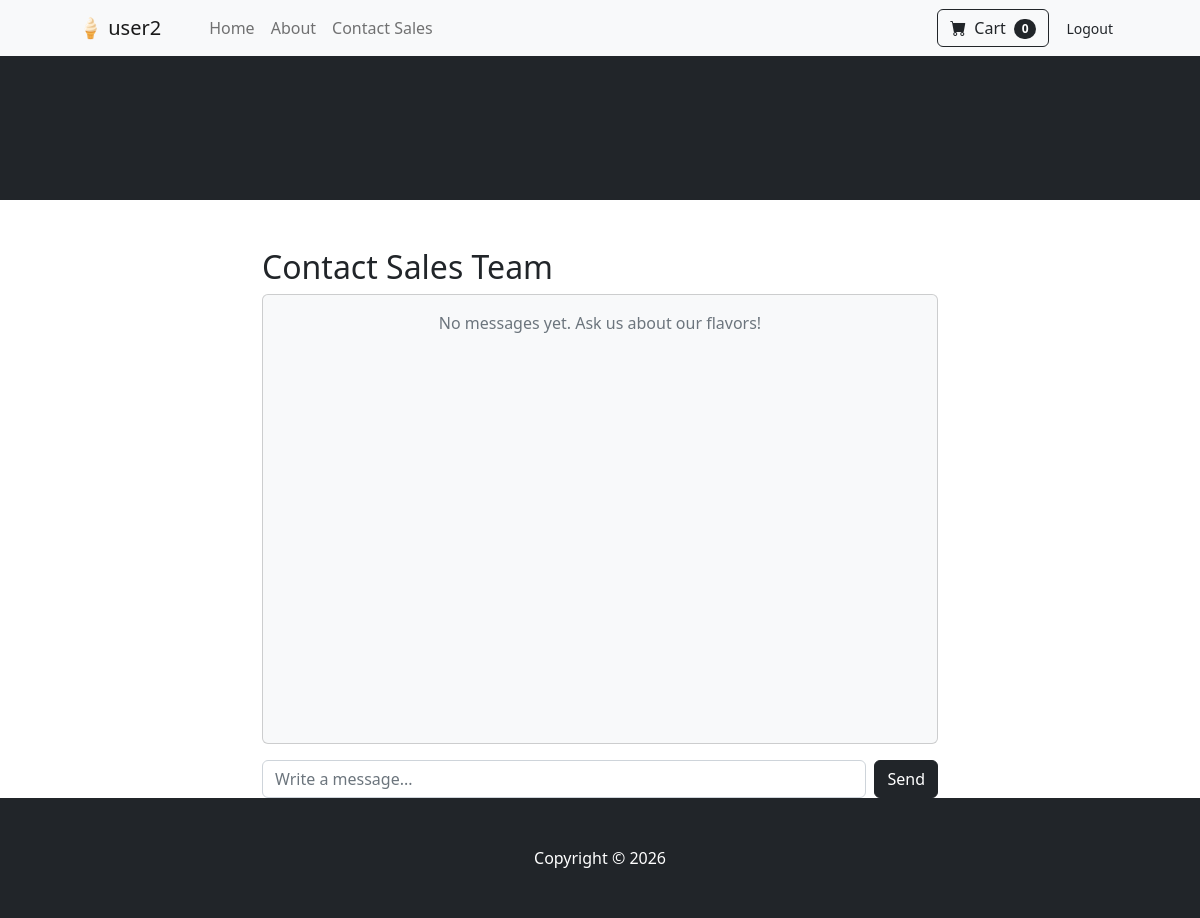
The app's page /shop/contact/ (signed in), older data.
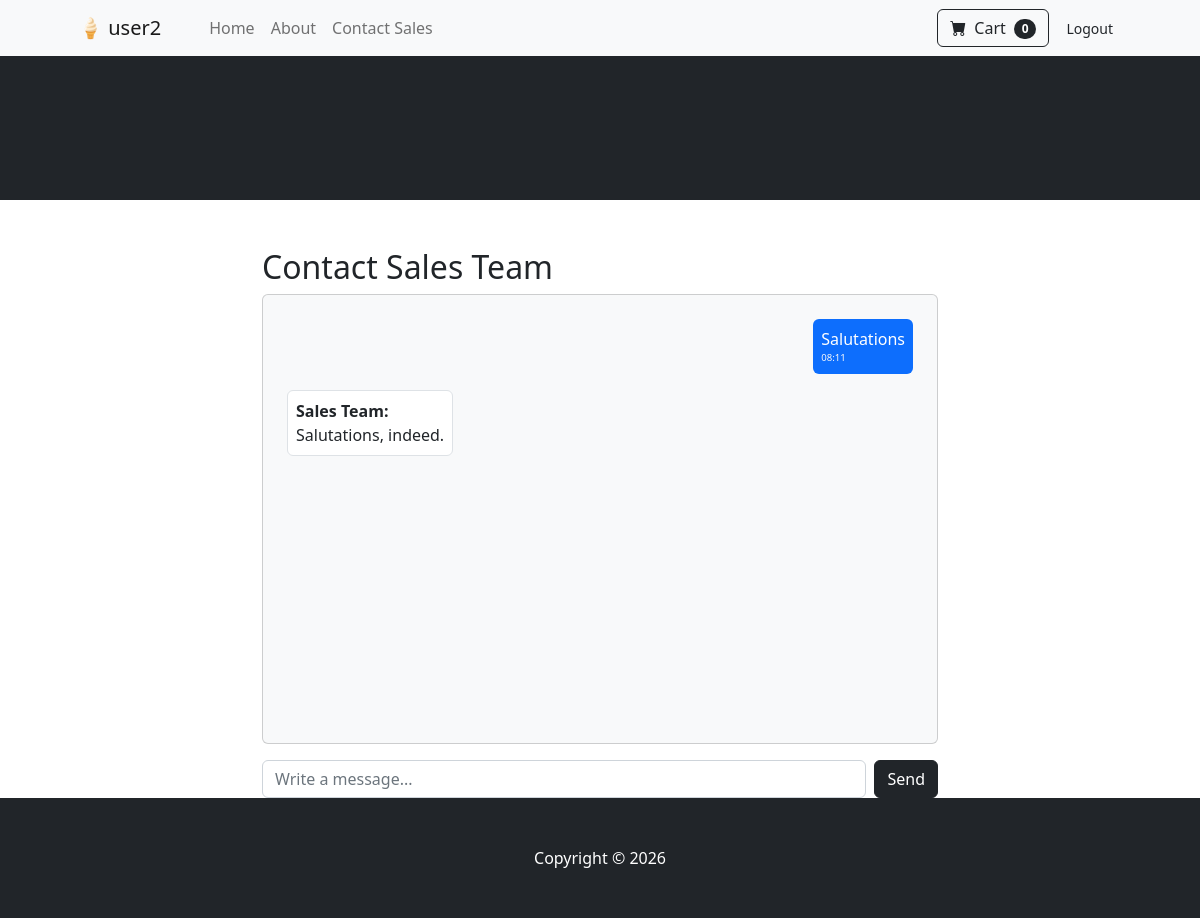
The same page, newer data.
### shop/models.py (models this page shows, shortened)
class ContactMessage(models.Model):
    user = models.ForeignKey(settings.AUTH_USER_MODEL, on_delete=models.CASCADE)
    message = models.TextField()
    admin_response = models.TextField(blank=True, null=True) # For the sales team
    timestamp = models.DateTimeField(auto_now_add=True)
    class Meta:
        ordering = ['timestamp'] # This handles the "chronological order"

### shop/views.py (the view)
# urls.py: path('contact/', views.contact_page, name='contact_page'),
@login_required
def contact_page(request):
    if request.method == "POST":
        msg_text = request.POST.get('message')
        if msg_text:
            ContactMessage.objects.create(user=request.user, message=msg_text)
            return redirect('contact_page')
    chat_history = ContactMessage.objects.filter(user=request.user)
    return render(request, 'shop/contact.html', {'chat_history': chat_history})

### templates/shop/contact.html (shortened to what this page needs)
{% extends 'shop/base.html' %}
{% block content %}
<div class="container mt-5" style="max-width: 700px;">
    <h2>Contact Sales Team</h2>
    <div class="card bg-light p-3" style="height: 450px; overflow-y: auto; display: flex; flex-direction: column;">
        {% for chat in chat_history %}
            <div class="align-self-end bg-primary text-white p-2 m-2 rounded" style="max-width: 75%;">
                {{ chat.message }}
                <small class="d-block text-light" style="font-size: 0.6rem;">{{ chat.timestamp|date:"H:i" }}</small>
            </div>
            {% if chat.admin_response %}
            <div class="align-self-start bg-white border p-2 m-2 rounded" style="max-width: 75%;">
                <strong>Sales Team:</strong><br>
                {{ chat.admin_response }}
            </div>
            {% endif %}
        {% empty %}
            <p class="text-center text-muted">No messages yet. Ask us about our flavors!</p>
        {% endfor %}
    </div>
    <form method="POST" class="mt-3 d-flex">
        <input type="text" name="message" class="form-control me-2" placeholder="Write a message..." required>
        <button type="submit" class="btn btn-dark">Send</button>
    </form>
</div>
{% endblock %}

### templates/shop/base.html (shortened to what this page needs)
{% load static %}
<!DOCTYPE html>
<html lang="en">
    <head>
        <link href="https://cdn.jsdelivr.net/npm/bootstrap-icons@1.5.0/font/bootstrap-icons.css" rel="stylesheet" />
        <link href="{% static 'css/styles.css' %}" rel="stylesheet" />
    </head>
    <body>
        <nav class="navbar navbar-expand-lg navbar-light bg-light">
            <div class="container px-4 px-lg-5">
                <a class="navbar-brand" href="{% url 'shop-page' %}">🍦 {{ user.username|default:"Guest" }}</a>
                <div class="collapse navbar-collapse" id="navbarSupportedContent">
                    <ul class="navbar-nav me-auto mb-2 mb-lg-0 ms-lg-4">
                        <li class="nav-item"><a class="nav-link" href="{% url 'shop-page' %}">Home</a></li>
                        <li class="nav-item"><a class="nav-link" href="{% url 'about-page' %}">About</a></li>
                        <li class="nav-item"><a class="nav-link" href="{% url 'contact_page' %}">Contact Sales</a></li>
                    </ul>
                    <div class="d-flex align-items-center">
                        {% if user.is_authenticated %}
                            <a class="btn btn-outline-dark me-2" href="{% url 'cart_detail' %}">
                                <i class="bi-cart-fill me-1"></i>
                                Cart
                                <span class="badge bg-dark text-white ms-1 rounded-pill">
                                    {{ cart.items.count|default:0 }}
                                </span>
                            </a>
                            <form action="{% url 'logout-page' %}" method="post" class="m-0">
                                <button type="submit" class="btn btn-sm btn-link text-decoration-none text-dark">Logout</button>
                            </form>
                        {% else %}
                            <a class="btn btn-outline-primary" href="{% url 'login-page' %}">Login</a>
                        {% endif %}
                    </div>
                </div>
            </div>
        </nav>
        <header class="bg-dark py-5">
        </header>
        {% block content %} {% endblock %}
        <footer class="py-5 bg-dark">
            <div class="container"><p class="m-0 text-center text-white">Copyright &copy; {{ sitename }} 2026</p></div>
        </footer>
    </body>
</html>

Row changes from the older to the newer data that the page shows:
added ContactMessage: message "Salutations", timestamp "08:11", admin_response "Salutations, indeed."
Text that changed along with them:
text no longer shown: "No messages yet. Ask us about our flavors!"
